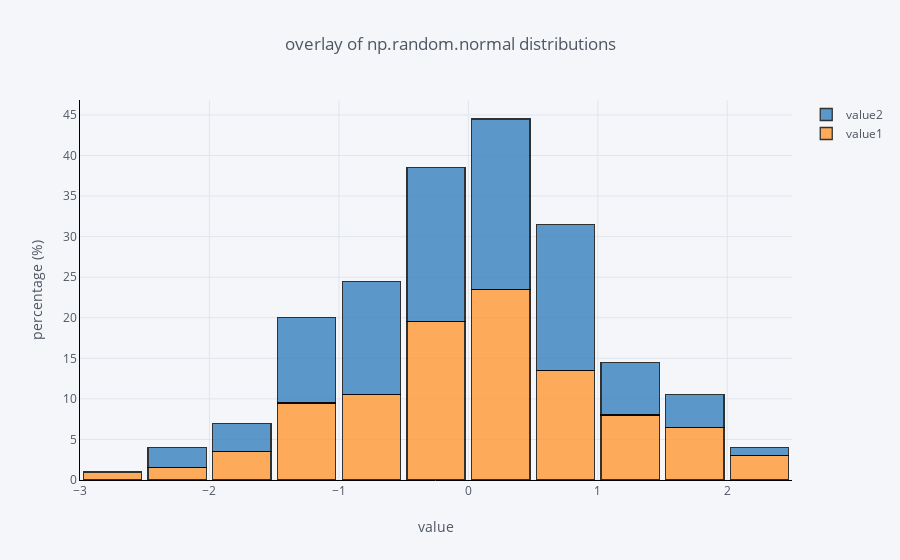

Notebook source saved alongside this figure:
### Code cell
df[['value1', 'value2']].iplot(
    kind='hist',
    linecolor='black',
    bins=20,
    histnorm='percent',
    bargap=0.1,
    opacity=0.8,
    barmode='stack',
    xTitle='value',
    yTitle='percentage (%)',
    title='overlay of np.random.normal distributions')

### Figure 1 — Plotly figure (JSON) as saved in the notebook; plotly's stock layout.template omitted (floating-point values rounded to 4 significant figures; data arrays with more than 128 entries replaced by an {"elided": "..."} marker saying what was removed)
{"data": [{"histfunc": "count", "histnorm": "percent", "marker": {"color": "rgba(255, 153, 51, 1.0)", "line": {"color": "#000000", "width": 1.3}}, "name": "value1", "nbinsx": 20, "opacity": 0.8, "orientation": "v", "type": "histogram", "uid": "67b67500-61b7-455d-8124-f9da615da3ae", "x": {"elided": "200 float values"}}, {"histfunc": "count", "histnorm": "percent", "marker": {"color": "rgba(55, 128, 191, 1.0)", "line": {"color": "#000000", "width": 1.3}}, "name": "value2", "nbinsx": 20, "opacity": 0.8, "orientation": "v", "type": "histogram", "uid": "9a96e084-65c9-4431-9597-7d8d8b0f4c3c", "x": {"elided": "200 float values"}}], "layout": {"bargap": 0.1, "barmode": "stack", "legend": {"bgcolor": "#F5F6F9", "font": {"color": "#4D5663"}}, "paper_bgcolor": "#F5F6F9", "plot_bgcolor": "#F5F6F9", "title": {"font": {"color": "#4D5663"}, "text": "overlay of np.random.normal distributions"}, "xaxis": {"gridcolor": "#E1E5ED", "linecolor": "black", "showgrid": true, "tickfont": {"color": "#4D5663"}, "title": {"font": {"color": "#4D5663"}, "text": "value"}, "zerolinecolor": "#E1E5ED"}, "yaxis": {"gridcolor": "#E1E5ED", "linecolor": "black", "showgrid": true, "tickfont": {"color": "#4D5663"}, "title": {"font": {"color": "#4D5663"}, "text": "percentage (%)"}, "zerolinecolor": "#E1E5ED"}}}
